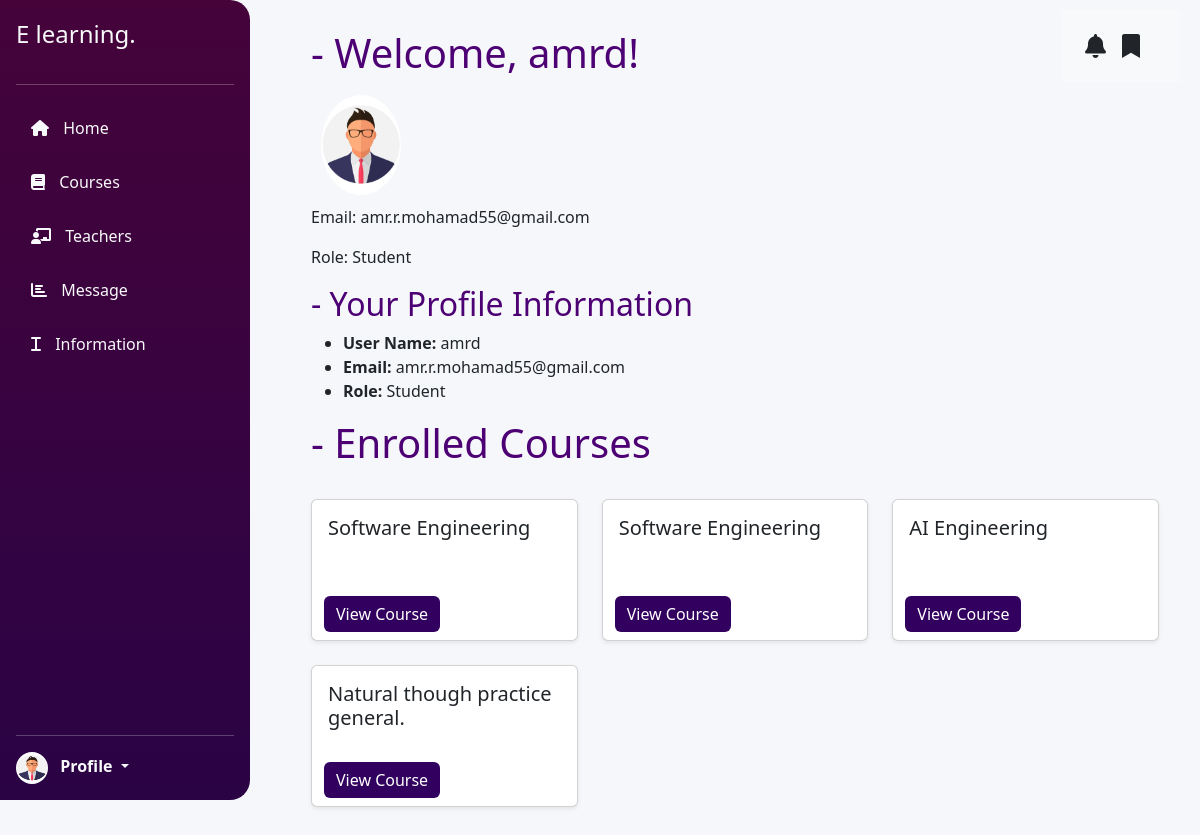
Before: /profile/ (signed in) with the older database file.
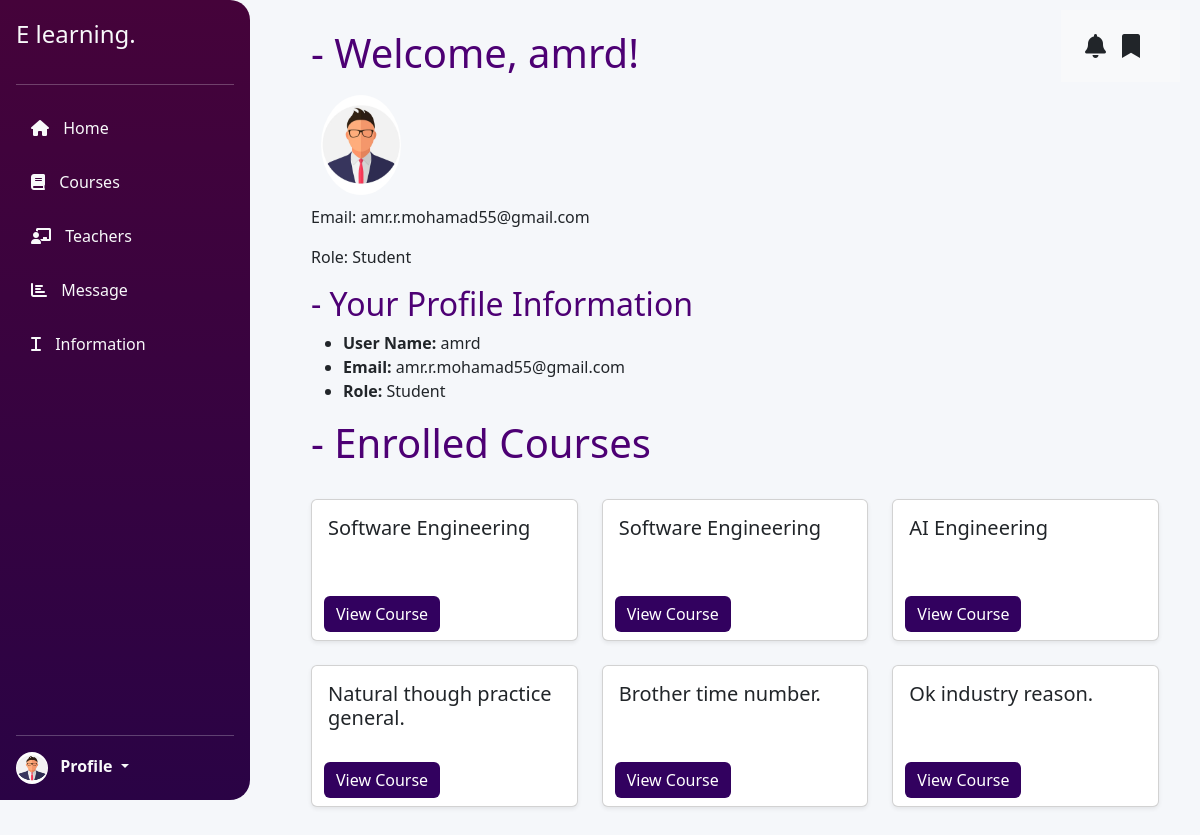
After: the same page with the newer database file.
### lms/models.py (models this page shows, shortened)
class UserProfile(models.Model):
    USER_TYPES = [
        ('teacher', 'Teacher'),
        ('student', 'Student'),
    ]
    user = models.OneToOneField(User, on_delete=models.CASCADE)
    user_type = models.CharField(max_length=10, choices=USER_TYPES)
    def is_teacher(self):
        return self.user_type == 'teacher'
    def is_student(self):
        return self.user_type == 'student'

class Enrollment(models.Model):
    student = models.ForeignKey(UserProfile, on_delete=models.CASCADE, limit_choices_to={'user_type': 'student'})
    course = models.ForeignKey(Course, on_delete=models.CASCADE)
    enrolled_at = models.DateTimeField(auto_now_add=True)

class Course(models.Model):
    title = models.CharField(max_length=100)
    description = models.TextField()
    created_by = models.ForeignKey(UserProfile, on_delete=models.CASCADE, limit_choices_to={'user_type': 'teacher'})
    video = models.FileField(upload_to='course_videos/', blank=True, null=True, default='course_videos/default.mp4')

### lms/views.py (the view)
# urls.py: path('profile/', user_profile_view, name='user_profile'),
@login_required
def user_profile_view(request):
    user_profile = get_object_or_404(UserProfile, user=request.user)
    created_courses = Course.objects.filter(created_by=user_profile)
    context = {
        'user_profile': user_profile,
        'created_courses': created_courses,
    }
    if user_profile.is_student():
        enrolled_courses = Enrollment.objects.filter(student=user_profile)
        available_courses = Course.objects.exclude(enrollment__student=user_profile)
        all_teachers = UserProfile.objects.filter(user_type='teacher')
        context = {
            'enrolled_courses': enrolled_courses,
            'available_courses': available_courses,
            'user_profile': user_profile,
            'all_teachers': all_teachers,
        }
    return render(request, 'user_profile.html', context)

### lms/templates/user_profile.html (shortened to what this page needs)
{% extends 'base.html' %}
{% block content %}
{% load static %}
<div class="content" style="margin-left: 140px; padding: 5px;">
    <div class="flex-grow-1 d-flex flex-column">
        <div class="d-flex justify-content-between align-items-center p-4 bg-light"
        style="position: absolute; top: 10px; right: 20px;">
            <div class="d-flex align-items-center">
                <i class="fas fa-bell me-3" style="font-size: 1.5rem; cursor: pointer;"
                    data-bs-toggle="offcanvas" data-bs-target="#notificationCanvas"
                    aria-controls="#notificationCanvas"></i>
                <i class="fas fa-bookmark me-3" style="font-size: 1.5rem; cursor: pointer;"
                    data-bs-toggle="offcanvas" data-bs-target="#savedItemsCanvas"
                    aria-controls="savedItemsCanvas"></i>
            </div>
        </div>
        <section class="p-4" style="animation: fadeIn 1s ease-in-out;">
            <h1 style="color: rgb(77, 0, 116);">- Welcome, {{ user_profile.user.username }}!</h1>
            <img src="{% static 'img/profile.jpg' %}" alt="Profile" width="100" height="120"
            class="rounded-circle" style="cursor: pointer; padding: 10px;">
            <p>Email: {{ user_profile.user.email }}</p>
            <p>Role: {{ user_profile.get_user_type_display }}</p>
            <h2 style="color: rgb(77, 0, 116);">- Your Profile Information</h2>
            <ul>
                <li><strong>User Name: </strong> {{ user_profile.user.username }}</li>
                <li><strong>Email: </strong> {{ user_profile.user.email }}</li>
                <li><strong>Role: </strong> {{ user_profile.get_user_type_display }}</li>
            </ul>
            {% if user_profile.is_teacher %}
            <h2 style="color: rgb(77, 0, 116);">- Created Courses:</h2>
            {% if created_courses %}
                <ul>
                    {% for course in created_courses %}
                    <li><strong>{{ course.title }}</strong></li>
                    {% endfor %}
                </ul>
            {% else %}
                <p>You haven't created any courses yet.</p>
            {% endif %}
            {% else %}
            <h1 style="color: rgb(77, 0, 116);">- Enrolled Courses</h1>
            <br>
            <div class="row">
                {% for enrollment in enrolled_courses %}
                <div class="col-md-4">
                    <div class="card mb-4 shadow-sm">
                        <div class="card-body" style="height: 140px;">
                            <h5 class="card-title">{{ enrollment.course.title }}</h5>
                            <br>
                            <a href="{% url 'view_course' enrollment.course.id %}" class="btn btn-success"
                                style="background-color: rgb(50, 1, 95); border: none; position: absolute; bottom: 8px; left: 12px;">View Course</a>
                        </div>
                    </div>
                </div>
                {% empty %}
                <p>You have not enrolled in any courses yet.</p>
                {% endfor %}
            </div>
            {% endif %}
        </section>
    </div>
</div>
{% endblock %}

### lms/templates/base.html (shortened to what this page needs)
<!DOCTYPE html>
<html lang="en">
<head>
    {% load static %}
    {% if user.is_authenticated %}
    <link href="https://cdn.jsdelivr.net/npm/bootstrap@5.3.0/dist/css/bootstrap.min.css" rel="stylesheet">
    <link href="https://cdnjs.cloudflare.com/ajax/libs/font-awesome/6.0.0/css/all.min.css" rel="stylesheet">
    <link href="https://cdn.jsdelivr.net/npm/bootstrap-icons@1.10.3/font/bootstrap-icons.css" rel="stylesheet" >
    <link href="https://cdnjs.cloudflare.com/ajax/libs/font-awesome/6.0.0-beta3/css/all.min.css" rel="stylesheet" >
    {% endif %}
    <link rel="stylesheet" href="{% static 'css/teacher.css' %}">
</head>
<body>
    <div class="container-fluid d-flex">
        {% if user.is_authenticated %}
            <div class="d-flex flex-column flex-shrink-0 p-3 bg-dark text-light sidebar">
                <a href="#" class="d-flex align-items-center mb-3 text-light text-decoration-none">
                    <span class="fs-4">E learning.</span>
                </a>
                <hr>
                <ul class="nav nav-pills flex-column mb-auto">
                    <li class="nav-item">
                        <a href="{% url 'landing_page' %}" class="nav-link text-light active" aria-current="page"
                            style="background-color: #3d9fcc00;">
                            <i class="fas fa-home"></i> Home
                        </a>
                    </li>
                    <li>
                        <a href="{% url 'dashboard' %}" class="nav-link text-light">
                            <i class="fas fa-book"></i> Courses
                        </a>
                    </li>
                    <li>
                        <a href="{% url 'teacher' %}" class="nav-link text-light">
                            <i class="fas fa-chalkboard-teacher"></i> Teachers
                        </a>
                    </li>
                    {% if  user_profile.is_student %}
                    <li>
                        <a href="{% url 'landing_page' %}#massage" class="nav-link text-light">
                            <i class="fas fa-chart-bar"></i> Message
                        </a>
                    </li>
                    {% endif %}
                    <li>
                        <a href="{% url 'user_profile' %}" class="nav-link text-light">
                            <i class="fas fa-i"></i> Information
                        </a>
                    </li>
                </ul>
                <hr>
                <div class="dropdown">
                    <a href="#" class="text-light text-decoration-none dropdown-toggle" id="dropdownUser" data-bs-toggle="dropdown"
                        aria-expanded="false">
                        <img src="{% static 'img/profile.jpg' %}" alt="" width="32" height="32" class="rounded-circle me-2">
                        <strong>Profile</strong>
                    </a>
                </div>
            </div>
        {% endif %}
    <div class="container-a" style="margin-left: 130px;">
        {% block content %}{% endblock %}
    </div>
    </div>
</body>
</html>

### lms/static/css/teacher.css (style rules this page uses)
body { background-color: #f5f7fa; }
.sidebar { width: 250px; height: 100vh; position: fixed; top: 0; left: 0; border-top-right-radius: 20px; border-bottom-right-radius: 20px; background: linear-gradient(to bottom, #45033a, #2a0345); color: #ecf0f1; transition: width 0.3s; animation: fadeIn 1s ease-in-out; }
.sidebar .nav-link { margin: 5px 0; padding: 10px 15px; border-radius: 8px; transition: background 0.3s; }
.sidebar .nav-link.active, .sidebar .nav-link:hover { background-color: #3d9fcc; }
.sidebar .nav-link i { margin-right: 10px; }
.content { margin-left: 260px; padding: 20px; }

Changed rows visible on the page:
added Enrollment: course "Brother time number."
added Enrollment: course "Ok industry reason."
